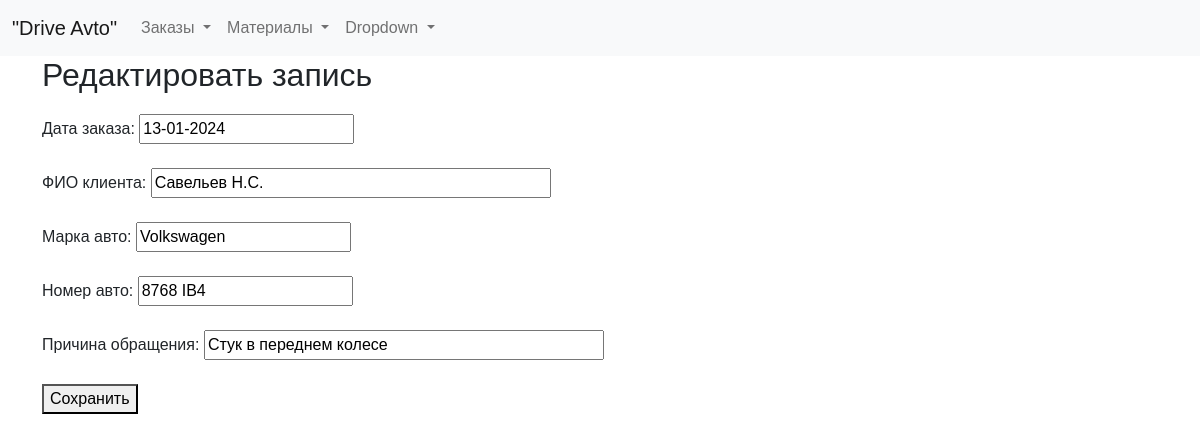
The page /edit_entry/4 on the database its author committed.
### tables this page shows
CREATE TABLE log (
id integer PRIMARY KEY AUTOINCREMENT,
data_order text NOT NULL,
name_customer text NOT NULL,
brand_car text NOT NULL,
number_car text NOT NULL,
text_order text NOT NULL
);

### fcompany.py (the view)
@app.route('/edit_entry/<int:entry_id>', methods=['GET'])
def edit_entry(entry_id):
    entry_data = dbase.get_entry(entry_id)
    return render_template('edit_entry.html', title="Редактировать", entry_data=entry_data)

### FDataBase.py (called while the page is built)
    def get_entry(self, entry_id):
        sql = '''SELECT * FROM log WHERE id = ?'''
        try:
            self.__cur.execute(sql, (entry_id,))
            res = self.__cur.fetchone()
            if res:
                return dict(res)
        except Exception as e:
            print("Ошибка при получении записи из БД:", str(e))
        return None

### fcompany.py (called while the page is built)
def connect_db():  # общая функция для установления соединения с БД
    conn = sqlite3.connect(app.config['DATABASE'])
    conn.row_factory = sqlite3.Row  # записи будут представлены не в виде кортежей, а в виде словаря (для исп в шаблонах)
    return conn

def get_db():
    if not hasattr(g, 'link_db'):
        g.link_db = connect_db()
    return g.link_db

@app.before_request
def before_request():
    global dbase
    db = get_db()
    dbase = FDataBase(db)

### templates/edit_entry.html (shortened to what this page needs)
{% extends 'base.html' %}
{% block content %}
<h2>Редактировать запись</h2>
<form action="/save_entry/{{ entry_data.id }}" method="post" class="form-contact">
    <label for="data_order">Дата заказа:</label>
    <input type="text" id="data_order" name="data_order" value="{{ entry_data.data_order }}" class="form-contact" required ><br><br>
    <label for="name_customer">ФИО клиента:</label>
    <input type="text" id="name_customer" name="name_customer" value="{{ entry_data.name_customer }}" class="form-contact" style="width: 400px;" required ><br><br>
    <label for="brand_car">Марка авто:</label>
    <input type="text" id="brand_car" name="brand_car" value="{{ entry_data.brand_car }}" class="form-contact" required ><br><br>
    <label for="number_car">Номер авто:</label>
    <input type="text" id="number_car" name="number_car" value="{{ entry_data.number_car }}" class="form-contact" required ><br><br>
    <label for="text_order">Причина обращения:</label>
    <input type="text" id="text_order" name="text_order" value="{{ entry_data.text_order }}" class="form-contact" style="width: 400px;" required ><br><br>
    <button type="submit">Сохранить</button>
</form>
{% endblock %}

### static/css/styles.css (style rules this page uses)
html, body { font-family: 'Arial'; margin: 0; padding: 0; height: 100%; width: 100%; }
.form-contact label { display: inline-block; min-width: 80px; }

### rows shown on the page
log: data_order "13-01-2024", name_customer "Савельев Н.С.", brand_car "Volkswagen", number_car "8768 IB4", text_order "Стук в переднем колесе"
